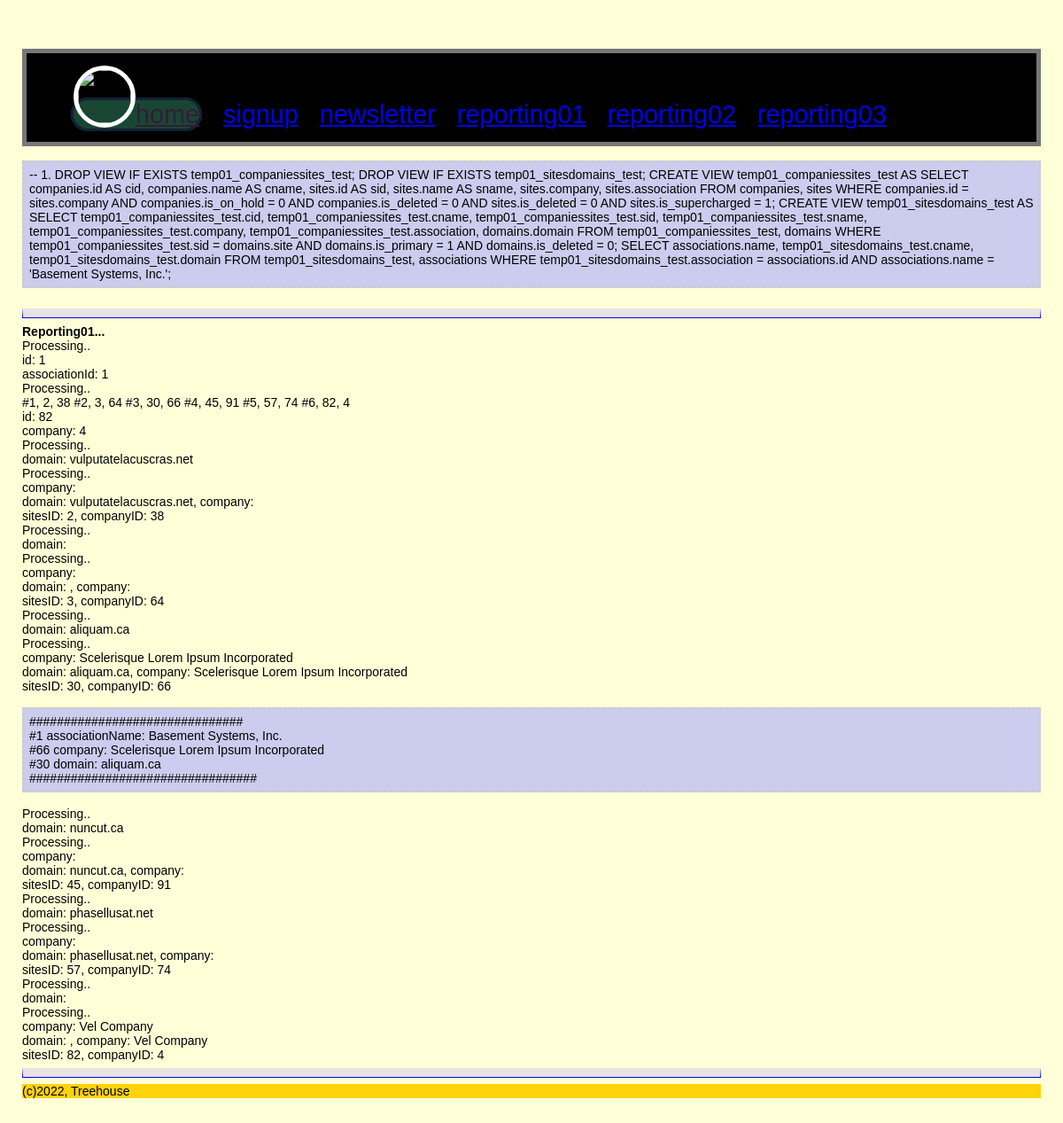
Screenshot of /views/reporting01.php with the database file from the repository.
### tables this page shows
CREATE TABLE IF NOT EXISTS `associations` (
    `id` mediumint(8) NOT NULL auto_increment,
    `name` varchar(255) NOT NULL,
    PRIMARY KEY (`id`)
);

CREATE TABLE IF NOT EXISTS `sites` (
    `id` mediumint(8) NOT NULL auto_increment,
    `name` varchar(50) NOT NULL,
    `company` mediumint(9) NOT NULL,
    `association` mediumint(9) NOT NULL,
    `is_supercharged` tinyint(1) NOT NULL,
    `is_deleted` tinyint(1) NOT NULL,
    PRIMARY KEY (`id`)
);

CREATE TABLE IF NOT EXISTS `domains` (
    `id` mediumint(8) NOT NULL auto_increment,
    `domain` varchar(255) NOT NULL,
    `site` mediumint(8) NOT NULL,
    `is_primary` tinyint(1) NOT NULL,
    `is_deleted` tinyint(1) NOT NULL,
    PRIMARY KEY (`id`)
);

CREATE TABLE IF NOT EXISTS `companies` (
    `id` mediumint(8) NOT NULL auto_increment,
    `name` varchar(255) NOT NULL,
    `is_on_hold` tinyint(1) NOT NULL,
    `is_deleted` tinyint(1) NOT NULL,
    PRIMARY KEY (`id`)
);

### views/reporting01.php (the view, shortened to what this page needs)
<?php
include './header.php';
include '../libs/reports01.php';
echo "<b>Reporting01...</b><br>";
$associationName = 'Basement Systems, Inc.';
$query01 = "SELECT id FROM `associations` WHERE name = ?;";
$associationId = report01($query01, $associationName);
echo "associationId: $associationId <br>";
$isSupercharged = 1;
$isDeleted = 0;
$query02 = "SELECT id, company FROM `sites` WHERE association = ? AND is_supercharged = ? AND is_deleted = ?;";
$sites = report02($query02, $associationId, $isSupercharged, $isDeleted);
$isPrimary = 1;
$query03 = "SELECT domain FROM `domains` WHERE site = ? AND is_primary = ? AND is_deleted = ?;";
$isOnHold = 0;
$query04 = "SELECT name FROM `companies` WHERE id = ? AND is_on_hold = ? AND is_deleted = ?;";
foreach ($sites as $site){
  $siteId = $site[0];
  $domain = report03($query03, $siteId, $isPrimary, $isDeleted);
  $companyId = $site[1];
  $company = report04($query04, $companyId, $isOnHold, $isDeleted);
  echo "domain: $domain, company: $company <br>";
  echo "sitesID: $siteId, companyID: $companyId <br>";
  if ($domain and $company){
    echo "<br><div class='dvinfo'>###############################<br>";
    echo "#$associationId associationName: $associationName <br>";
    echo "#$companyId company: $company <br>";
    echo "#$siteId domain: $domain <br>";
    echo "#################################</div><br>";
  }
}
include './footer.php';
?>

### views/header.php (shortened to what this page needs)
<?php
print ('
<!doctype html>
<html>
  <head>
    <meta charset="utf-8">
    <title>'.COMPANY.'</title>
    <link href="../public/css/main.css" rel="stylesheet" type="text/css" />
  </head>
  <body>
    <header class="navbar">
      <ul>
        <li><a href="../" class="dvuiprofile"><img src="../public/home.jpg"/>home</a></li>
        <li><a href="./signup.php">signup</a></li>
        <li><a href="./newsletter.php">newsletter</a></li>
        <li><a href="./reporting01.php">reporting01</a></li>
        <li><a href="./reporting02.php">reporting02</a></li>
        <li><a href="./reporting03.php">reporting03</a></li>
      </ul>
    </header>
');
?>

### libs/reports01.php (shortened to what this page needs)
<?php
function report01($query, $name){
  $id = null;
  try{
    include_once '../configs/dbconn.php';
    $mysqli = connDB01();
    $smt = $mysqli->prepare($query);
    $smt->bind_param("s", $name);
    $info = $smt->execute();
    $resultb = $smt->bind_result($id);
    echo "id: $id <br>";
    return $id;
  } catch (Exception $xe){
    print($xe);
  }
  return $id;
}
function report02($query, $associationId, $isSupercharged, $isDeleted){
  $sites = [];
  $id = null;
  $company = null;
  $y = 0;
  try{
    include_once '../configs/dbconn.php';
    $mysqli = connDB01();
    $smt = $mysqli->prepare($query);
    $smt->bind_param("sss", $associationId, $isSupercharged, $isDeleted);
    $info = $smt->execute();
    $resultb = $smt->bind_result($id, $company);
    while($smt->fetch()){
      $y += 1;
      echo " #$y, $id, $company";
      $sites[] = array($id, $company);
    }
    echo "<br>id: $id <br>";
    echo "company: $company <br>";
    return $sites;
  } catch (Exception $xe){
    print($xe);
  }
  return $sites;
}
function report03($query, $id, $isPrimary, $isDeleted){
  $domain = null;
  try{
    include_once '../configs/dbconn.php';
    $mysqli = connDB01();
    $smt = $mysqli->prepare($query);
    $smt->bind_param("sss", $id, $isPrimary, $isDeleted);
    $info = $smt->execute();
    $resultb = $smt->bind_result($domain);
    echo "domain: $domain <br>";
    return $domain;
  } catch (Exception $xe){
    print($xe);
  }
  return $domain;
}
function report04($query, $id, $isOnHold, $isDeleted){
  $company = null;
  try{
    include_once '../configs/dbconn.php';
    $mysqli = connDB01();
    $smt = $mysqli->prepare($query);
    $smt->bind_param("sss", $id, $isOnHold, $isDeleted);
    $info = $smt->execute();
    $resultb = $smt->bind_result($company);
    echo "company: $company <br>";
    return $company;
  } catch (Exception $xe){
    print($xe);
  }
  return $company;
}
echo "<br><div class='dvinfo'>
-- 1.
DROP VIEW IF EXISTS temp01_companiessites_test;
DROP VIEW IF EXISTS temp01_sitesdomains_test;
CREATE VIEW temp01_companiessites_test AS SELECT companies.id AS cid, companies.name AS cname, sites.id AS sid, sites.name AS sname, sites.company, sites.association FROM companies, sites WHERE companies.id = sites.company AND companies.is_on_hold = 0 AND companies.is_deleted = 0 AND sites.is_deleted = 0 AND sites.is_supercharged = 1;
CREATE VIEW temp01_sitesdomains_test AS SELECT temp01_companiessites_test.cid, temp01_companiessites_test.cname, temp01_companiessites_test.sid, temp01_companiessites_test.sname, temp01_companiessites_test.company, temp01_companiessites_test.association, domains.domain FROM temp01_companiessites_test, domains WHERE temp01_companiessites_test.sid = domains.site AND domains.is_primary = 1 AND domains.is_deleted = 0;
SELECT associations.name, temp01_sitesdomains_test.cname, temp01_sitesdomains_test.domain FROM temp01_sitesdomains_test, associations WHERE temp01_sitesdomains_test.association = associations.id AND associations.name = 'Basement Systems, Inc.';
</div>";
echo "<br><hr>";
?>

### configs/dbconn.php (shortened to what this page needs)
<?php
function connDB01(){
  try {
    $mysqli = new mysqli(DBHOST, DBUSER, DBPWD ,DBNAME01);
    if($mysqli->errno){
      print "Connection#: $mysqli->error <br>";
      echo '<div><a href="../index.php">Exit</a></div>';
      exit();
    } else {
      print "Processing..<br>";
    }
    return $mysqli;
  } catch (Exception $ex) {
    echo $ex;
  }
}
?>

### views/footer.php
<?php
print('
    <hr>
    <footer>
      (c)2022, '.COMPANY.'
    </footer>
  </body>
</html>
')
?>

### public/css/main.css (style rules this page uses)
header { background-color: #8071; border: 5px solid #777; height: auto; position: sticky; top: 0; z-index: 1; display:grid; }
hr { border: 1px solid blue; border-top: solid 10px #e8e2e3; }
.navbar ul li { display: flex; }
.navbar { background-color: #000; height: auto; }
.navbar ul li { display: inline-block; text-align: center; padding: 0 10px; text-decoration: none; font-size: 1.8rem; }
pre, .dvinfo { border: dotted #ccc; padding: 5px; background-color: #cce; }
body { width: auto; padding: 15px; margin-bottom: 50px; margin: 40px 10px; font-family: Arial, Helvetica Neue, Helvetica, sans-serif; font-size: 14px; background-color: #ffffd8; }
.dvuiprofile { background-color: rgba(25, 70, 51, 2); border: 3px; border-radius: 3.5em; color: rgba(55, 25, 55, 0.95); height: 70px; width: 70px; border-color: #123; border-style: solid; }
.dvuiprofile img { height: 60px; width: 60px; border: solid 5px white; border-radius: 100%; }
footer { background-color: #ffd309; }

### rows the page displays
associations: id "1"
sites: id "2", company "38", domains.domain "vulputatelacuscras.net", id.domain "vulputatelacuscras.net"
sites: id "3", company "64"
sites: id "30", company "66", domains.domain "aliquam.ca", company.name "Scelerisque Lorem Ipsum Incorporated", id.domain "aliquam.ca", association "1"
sites: id "45", company "91", domains.domain "nuncut.ca", id.domain "nuncut.ca"
sites: id "57", company "74", domains.domain "phasellusat.net", id.domain "phasellusat.net"
sites: id "82", company "4", company.name "Vel Company"

### other values shown
COMPANY "Treehouse"
